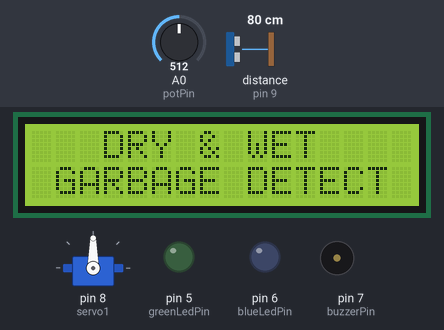
The sketch below on a simulated Arduino Uno, built with avr-gcc and run on an emulated ATmega328P. Shown: servo, 16×2 character LCD, output pins drawn as LEDs (lit = HIGH), buzzer (waves = sounding, pin HIGH). Wiring (inferred from the names in the program): ultrasonic range finder: trigger pin 10; echo pin 9. The test bench sets the inputs (shaded band); at power-on: distance to the obstacle (sensor on pin 9) 80 cm, A0 (potPin) = 512. The echo pulse lasts 58.3 µs per cm; pins used as bus, display or sensor lines are not drawn; what the sketch prints to the serial monitor is not drawn.

Above: at 3.2 s.
3.3 s: distance to the obstacle (sensor on pin 9) set to 17 cm
6.4 s: distance to the obstacle (sensor on pin 9) set to 13 cm
At 9.2 s:
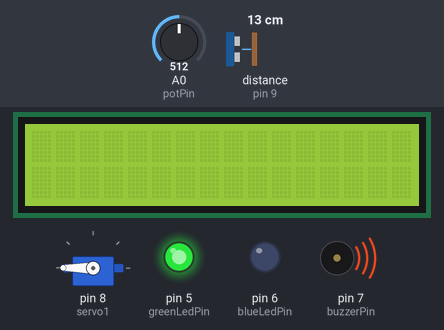
At 11.7 s:
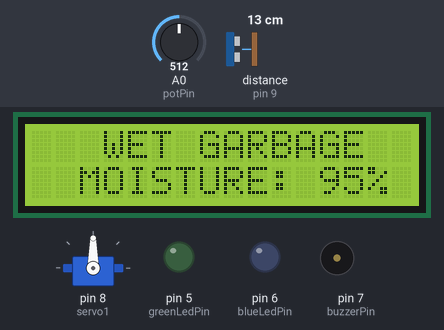
Timing chart, 0 to 13.2 s (numbered marks = the images above; inputs shaded):
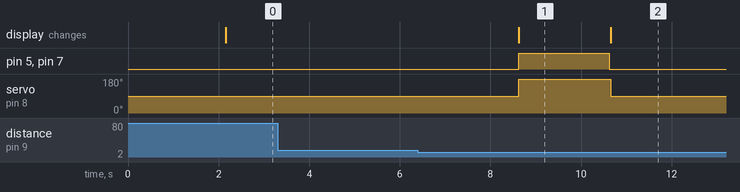

The sketch:

_FINAL_CODE.ino
```cpp
#include <LiquidCrystal_I2C.h>
#include <Servo.h>
#include <Wire.h>

Servo servo1;
const int trigPin = 10;
const int echoPin = 9;
const int blueLedPin = 6;
const int greenLedPin = 5;
const int buzzerPin = 7;
long duration;
int distance = 0;
int potPin = A0;
int soil = 0;
int fsoil = 0;

// Create LCD object with I2C address 0x27 (adjust if necessary)
LiquidCrystal_I2C lcd(0x27, 16, 2);  // 16x2 LCD display with I2C interface


void setup() {
  Serial.begin(9600);
  pinMode(trigPin, OUTPUT);
  pinMode(echoPin, INPUT);
  pinMode(blueLedPin, OUTPUT);
  pinMode(greenLedPin, OUTPUT);
  pinMode(buzzerPin, OUTPUT);
  servo1.attach(8);

  // Initialize LCD
  lcd.begin(16, 2);  // 16 columns and 2 rows for the LCD
  lcd.backlight();

  // Display a startup message
  lcd.setCursor(0, 0);
  lcd.print("  INITIALIZNG");
  lcd.setCursor(0, 1);
  lcd.print("DETECTION SYSTEM");
  delay(2000); // Wait for 2 seconds
}

void loop() {
  distance = 0;
  fsoil = 0;

  // Measure distance using ultrasonic sensor
  for (int i = 0; i < 2; i++) {
    digitalWrite(trigPin, LOW);
    delayMicroseconds(7);
    digitalWrite(trigPin, HIGH);
    delayMicroseconds(10);
    digitalWrite(trigPin, LOW);
    delayMicroseconds(10);
    duration = pulseIn(echoPin, HIGH);
    distance += duration * 0.034 / 2;
    delay(10);
  }

  distance = distance / 2;
  // Send properly formatted output for plotting
  Serial.print("Distance");
  Serial.print("\t");
  Serial.print(distance);
  Serial.print("\t");
  Serial.print("SoilMoisture");
  Serial.print("\t");
  Serial.println(fsoil);

  // Check if the distance is in range (between 1 cm and 15 cm)
  if (distance < 15 && distance > 1) {
    delay(1000);
    // Measure soil moisture
    for (int i = 0; i < 3; i++) {
      soil = analogRead(potPin);
      soil = constrain(soil, 485, 1023);
      fsoil += map(soil, 485, 1023, 100, 0);
      delay(75);
    }
    fsoil = fsoil / 3;
    Serial.print("Soil Moisture: ");
    Serial.print(fsoil);
    Serial.println("%");

    // LCD output based on moisture detection
    lcd.clear();
    if (fsoil > 50) {
      Serial.print(" WET GARBAGE ");
      servo1.write(180);
      digitalWrite(greenLedPin, HIGH);
      digitalWrite(buzzerPin, HIGH);
      delay(2000);
      digitalWrite(greenLedPin, LOW);
      digitalWrite(buzzerPin, LOW);

      // Display on LCD
      lcd.setCursor(0, 0);
      lcd.print("   WET GARBAGE");
      lcd.setCursor(0, 1);
      lcd.print("  MOISTURE: ");
      lcd.print(fsoil);
      lcd.print("%");
      //delay(2000); // Display for 2 seconds
    }
    else {
      Serial.print("DRY GARBAGE");
      servo1.write(0);
      digitalWrite(blueLedPin, HIGH);
      digitalWrite(buzzerPin, HIGH);
      delay(2000);
      digitalWrite(blueLedPin, LOW);
      digitalWrite(buzzerPin, LOW);

      // Display on LCD
      lcd.setCursor(0, 0);
      lcd.print("   DRY GARBAGE");
      lcd.setCursor(0, 1);
      lcd.print("  MOISTURE: ");
      lcd.print(fsoil);
      lcd.print("%");
      delay(2000); // Display for 2 seconds
    }

    // Reset servo to neutral position after actions
    servo1.write(90);

    // Add a 10-second delay before measuring distance again
    delay(10000);  // Wait for 10 seconds before measuring distance again
  } else {
    // If the distance is not in range, keep sensors relaxed
    // Serial.println("Distance is not in range (1-15 cm), Servo and sensors relaxed.");
    servo1.write(90);
    digitalWrite(blueLedPin, LOW);
    digitalWrite(greenLedPin, LOW);
    digitalWrite(buzzerPin, LOW);

    // Display default message
    lcd.clear();
    lcd.setCursor(0, 0);
    lcd.print("   DRY & WET ");
    lcd.setCursor(0, 1);
    lcd.print(" GARBAGE DETECT");
    delay(1000);
  }

  distance = 0;
  fsoil = 0;
}
```

Measured:
- the behaviour switches between 16 and 15 cm on distance to the obstacle (sensor on pin 9) (found by bisection; images 0 and 1)
- after the input at 3.3 s, every drawn part: stays the same
- after the input at 6.4 s, pin 5 (greenLedPin), pin 7 (buzzerPin): LOW → HIGH after 2.2 s, → LOW 2.0 s later; servo on pin 8 (servo1): 90° → 180° after 2.2 s, → 90° 2.0 s later; the display: changes after 2.2 s (image 1)
- what the display in image 1 shows lasts 2.1 s, from 8.6 s to 10.7 s
